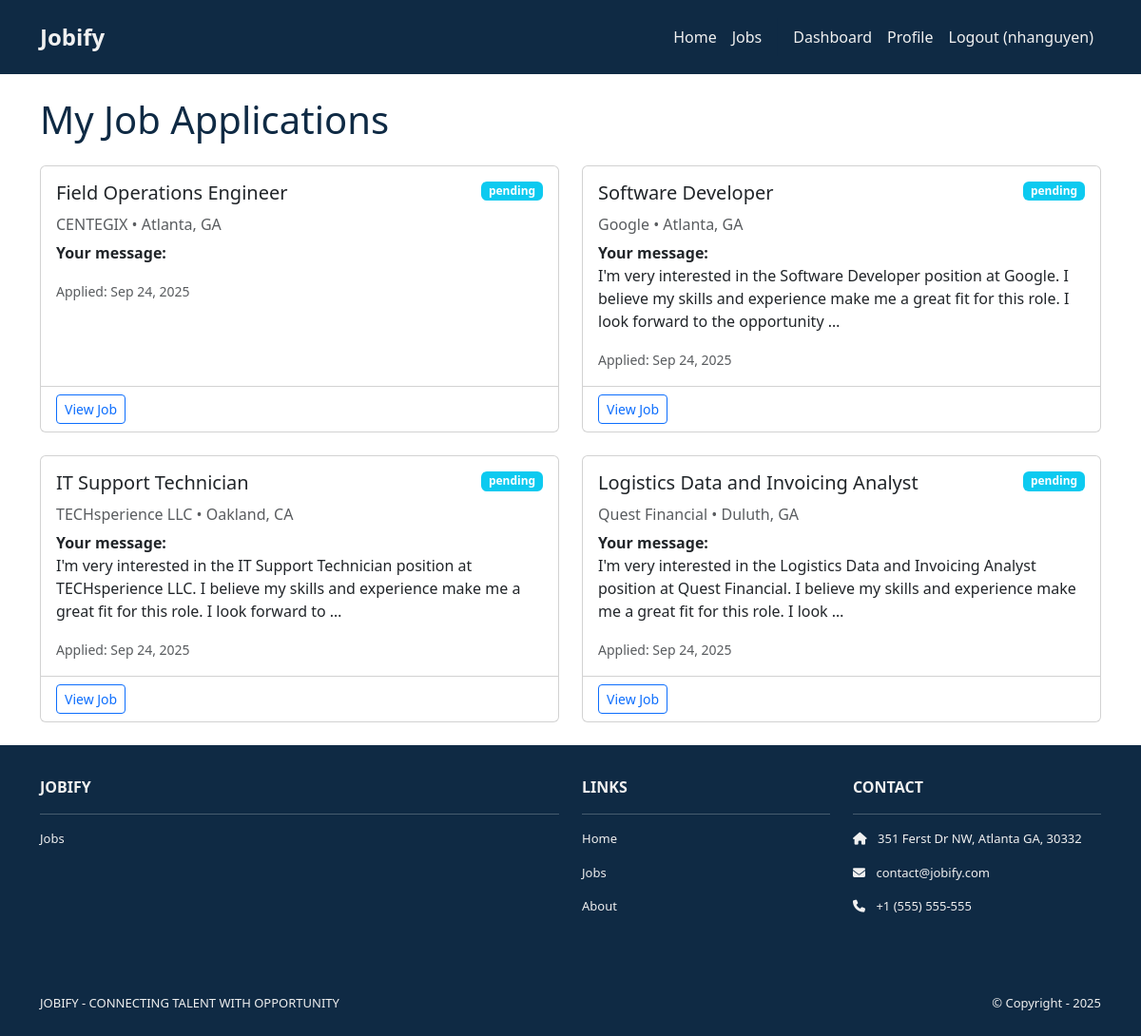
Before: /jobs/my-applications/ (signed in) with the older database file.
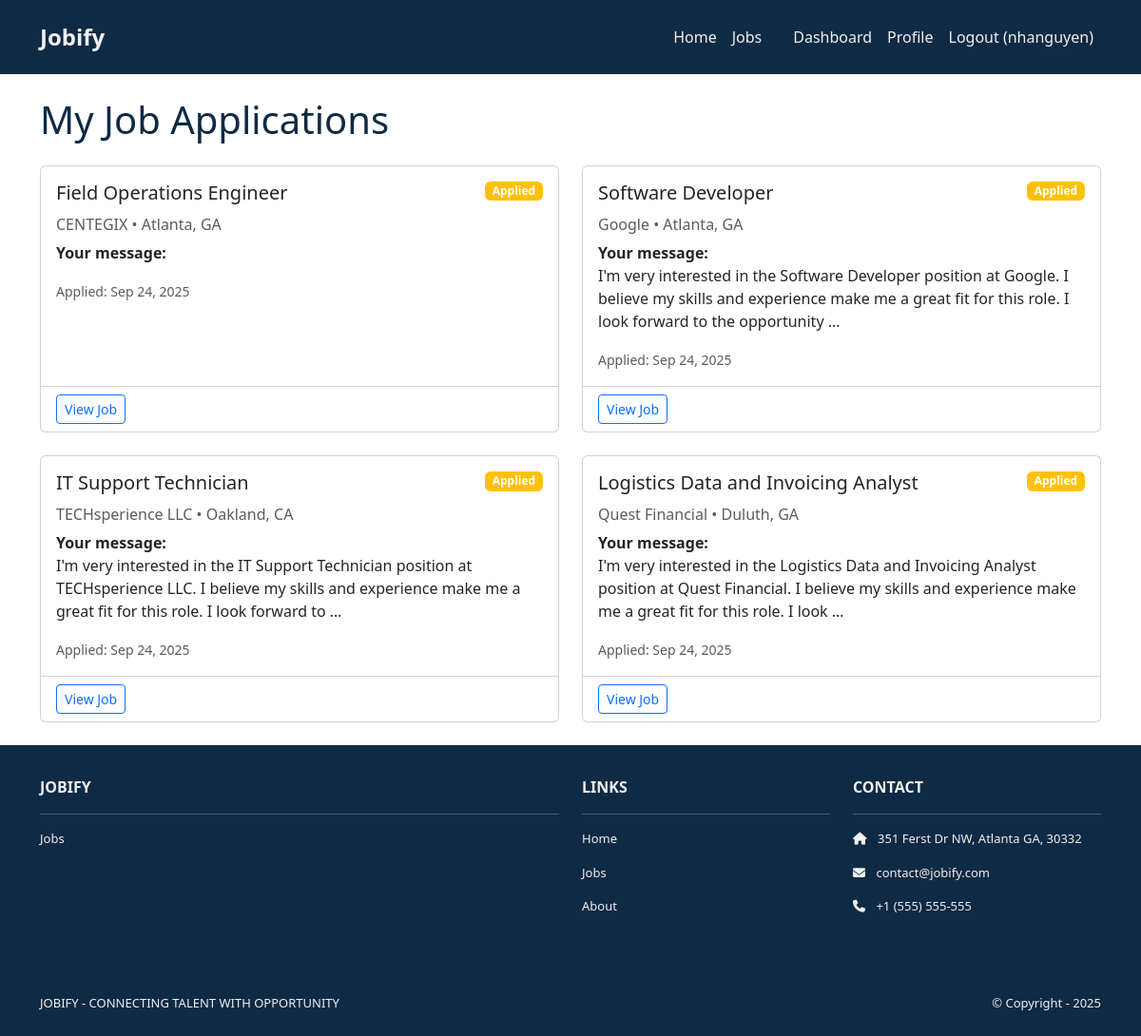
After: the same page with the newer database file.
### jobs/models.py (models this page shows, shortened)
class Application(models.Model):
    APPLICATION_STATUS_CHOICES = [
        ("applied", "Applied"),  # needed to change this for user story 4
        ("reviewed", "Reviewed"),
        ("interview", "Interview"),
        ("offer", "Offer"),
        ("closed", "Closed"),
    ]
    job = models.ForeignKey(Job, on_delete=models.CASCADE, related_name="applications")
    applicant = models.ForeignKey(
        User, on_delete=models.CASCADE, related_name="job_applications"
    )
    application_note = models.TextField(
        help_text="Why are you interested in this position?"
    )
    applied_at = models.DateTimeField(auto_now_add=True)
    status = models.CharField(
        max_length=20, choices=APPLICATION_STATUS_CHOICES, default="applied"
    )
    resume = models.FileField(upload_to="resumes/", blank=True, null=True)
    class Meta:
        unique_together = ["job", "applicant"]  # Prevent duplicate applications

class Job(models.Model):
    JOB_TYPE_CHOICES = [
        ("full_time", "Full Time"),
        ("part_time", "Part Time"),
        ("contract", "Contract"),
        ("internship", "Internship"),
        ("remote", "Remote"),
    ]
    EXPERIENCE_LEVEL_CHOICES = [
        ("entry", "Entry Level"),
        ("mid", "Mid Level"),
        ("senior", "Senior Level"),
        ("lead", "Lead"),
    ]
    title = models.CharField(max_length=255)
    company = models.CharField(max_length=255)
    location = models.CharField(max_length=255)
    latitude = models.FloatField(null=True, blank=True)
    longitude = models.FloatField(null=True, blank=True)
    description = models.TextField()
    requirements = models.TextField(blank=True)  # Add requirements field
    salary_range = models.CharField(max_length=100, blank=True)  # Add salary field
    job_type = models.CharField(
        max_length=20, choices=JOB_TYPE_CHOICES, default="full_time"
    )
    experience_level = models.CharField(
        max_length=20, choices=EXPERIENCE_LEVEL_CHOICES, default="mid"
    )
    posted_at = models.DateTimeField(auto_now_add=True)
    is_active = models.BooleanField(default=True)

### jobs/views.py (the view)
# urls.py: path('my-applications/', views.my_applications, name='my_applications'),
@login_required
def my_applications(request):
    applications = Application.objects.filter(applicant=request.user).order_by(
        "-applied_at"
    )
    context = {
        "applications": applications,
    }
    return render(request, "jobs/applications.html", context)

### jobs/templates/jobs/applications.html (shortened to what this page needs)
{% extends 'base.html' %}
{% load static %}
{% block content %}
<div class="container mt-4">
    <h1 class="navy-text mb-4">My Job Applications</h1>
    {% if applications %}
    <div class="row">
        {% for application in applications %}
        <div class="col-lg-6 mb-4">
            <div class="card h-100">
                <div class="card-body">
                    <div class="d-flex justify-content-between align-items-start mb-2">
                        <h5 class="card-title">{{ application.job.title }}</h5>
                        <span class="badge
                            {% if application.status == 'applied' %}bg-warning
                            {% elif application.status == 'offer' %}bg-success
                            {% elif application.status == 'closed' %}bg-danger
                            {% else %}bg-info{% endif %}">
                            {{ application.get_status_display }}
                        </span>
                    </div>
                    <h6 class="card-subtitle mb-2 text-muted">
                        {{ application.job.company }} • {{ application.job.location }}
                    </h6>
                    <p class="card-text">
                        <strong>Your message:</strong><br>
                        {{ application.application_note|truncatewords:30 }}
                    </p>
                    <div class="mt-auto">
                        <small class="text-muted">
                            Applied: {{ application.applied_at|date:"M d, Y" }}
                        </small>
                    </div>
                </div>
                <div class="card-footer bg-transparent">
                    <a href="{% url 'job_detail' application.job.id %}" class="btn btn-outline-primary btn-sm">
                        View Job
                    </a>
                </div>
            </div>
        </div>
        {% endfor %}
    </div>
    {% else %}
    <div class="alert alert-info text-center">
        <h4>No applications yet</h4>
        <p class="mb-3">Start applying to jobs to see them here!</p>
        <a href="{% url 'job_list' %}" class="btn navy-bg eggshell-text">Browse Jobs</a>
    </div>
    {% endif %}
</div>
{% endblock %}

Changed rows visible on the page:
changed Application "Field Operations Engineer": status "pending" → "Applied"
changed Application "Software Developer": status "pending" → "Applied"
changed Application "IT Support Technician": status "pending" → "Applied"
changed Application "Logistics Data and Invoicing Analyst": status "pending" → "Applied"
